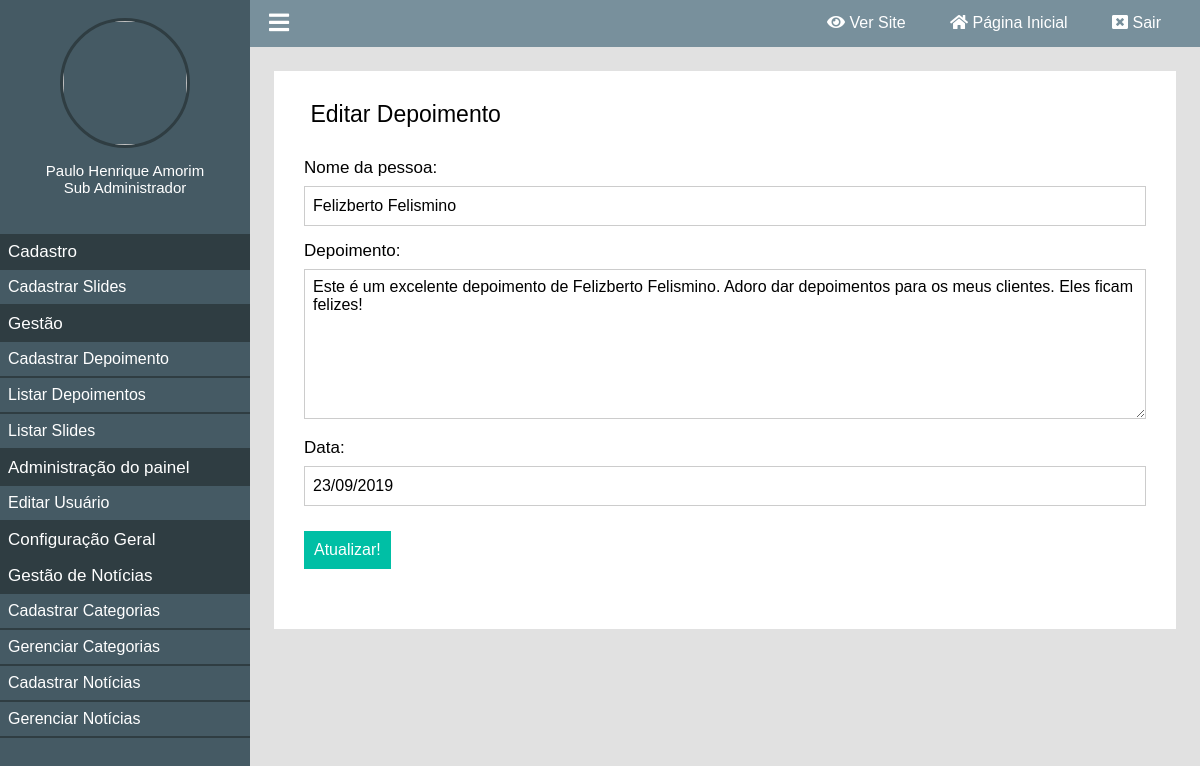
Page /painel/editar-depoimento?id=17 (signed in) on the committed database.
### classes/MySql.php (called while the page is built)
<?php
	class MySql{
		private static $pdo;
		public static function conectar(){
			if(self::$pdo == null){
				try{
				self::$pdo = new PDO('mysql:host='.HOST.';dbname='.DATABASE,USER,PASSWORD,array(PDO::MYSQL_ATTR_INIT_COMMAND => "SET NAMES utf8"));
				self::$pdo->setAttribute(PDO::ATTR_ERRMODE,PDO::ERRMODE_EXCEPTION);
				}catch(Exception $e){
					echo '<h2>Erro ao conectar</h2>';
				}
			}
			return self::$pdo;
		}
	}
?>

### painel/pages/editar-depoimento.php (the view, shortened to what this page needs)
<?php
	if(isset($_GET['id'])){
		$id = (int)$_GET['id'];
		$depoimento = Painel::select('tb_site.depoimentos','id = ?',array($id));
	}else{
		Painel::alert('erro','Você precisa passar o parametro ID.');
		die();
	}
 ?>
<div class="box-content">
	<h2><i class="fa fa-pencil"></i> Editar Depoimento</h2>
	<form method="post" enctype="multipart/form-data">
		<div class="form-group">
			<label>Nome da pessoa:</label>
			<input type="text" name="nome" value="<?php echo $depoimento['nome']; ?>">
		</div>
		<div class="form-group">
			<label>Depoimento:</label>
			<textarea name="depoimento"><?php echo $depoimento['depoimento']; ?></textarea>
		</div>
		<div class="form-group">
			<label>Data:</label>
			<input formato="data" type="text" name="data" value="<?php echo $depoimento['data']; ?>">
		</div>
		<div class="form-group">
			<input type="submit" name="acao" value="Atualizar!">
		</div>
	</form>
</div>

### painel/css/style.css (style rules this page uses)
* { margin: 0; padding: 0; box-sizing: border-box; font-family: "Arial", sans-serif; }
html,body { height: 100%; background: rgb(225,225,225); }
body { overflow-x: hidden; }
.box-content { background: white; padding: 30px; margin-bottom: 25px; }
.box-content h2 { font-weight: 300; font-size: 23px; }
.box-content form { margin:30px 0; }
.box-content form label { font-size: 17px; font-weight: 300; color: black; display: block; }
.box-content .form-group { margin:15px 0; }
.box-content form input[type=text], .box-content form input[type=password] { margin-top:8px; font-size: 16px; font-weight: normal; color: black; width: 100%; height: 40px; border: 1px solid #ccc; padding-left: 8px; }
.box-content form textarea { margin-top:8px; font-size: 16px; font-weight: normal; color: black; width: 100%; height: 150px; border: 1px solid #ccc; padding: 8px; resize: vertical; }
.box-content form input[type=submit] { padding: 10px; cursor: pointer; margin-top: 10px; font-size: 16px; background: #00bfa5; color: white; border: 0; }

### rows in the picture
tb_site.depoimentos: nome "Felizberto Felismino", depoimento "Este é um excelente depoimento de Felizberto Felismino. Adoro dar depoimentos para os meus clientes. Eles ficam felizes!", data "23/09/2019"

### other values in the picture
$_SESSION['nome'] "Paulo Henrique Amorim"
pegaCargo($_SESSION['cargo']) "Sub Administrador"
